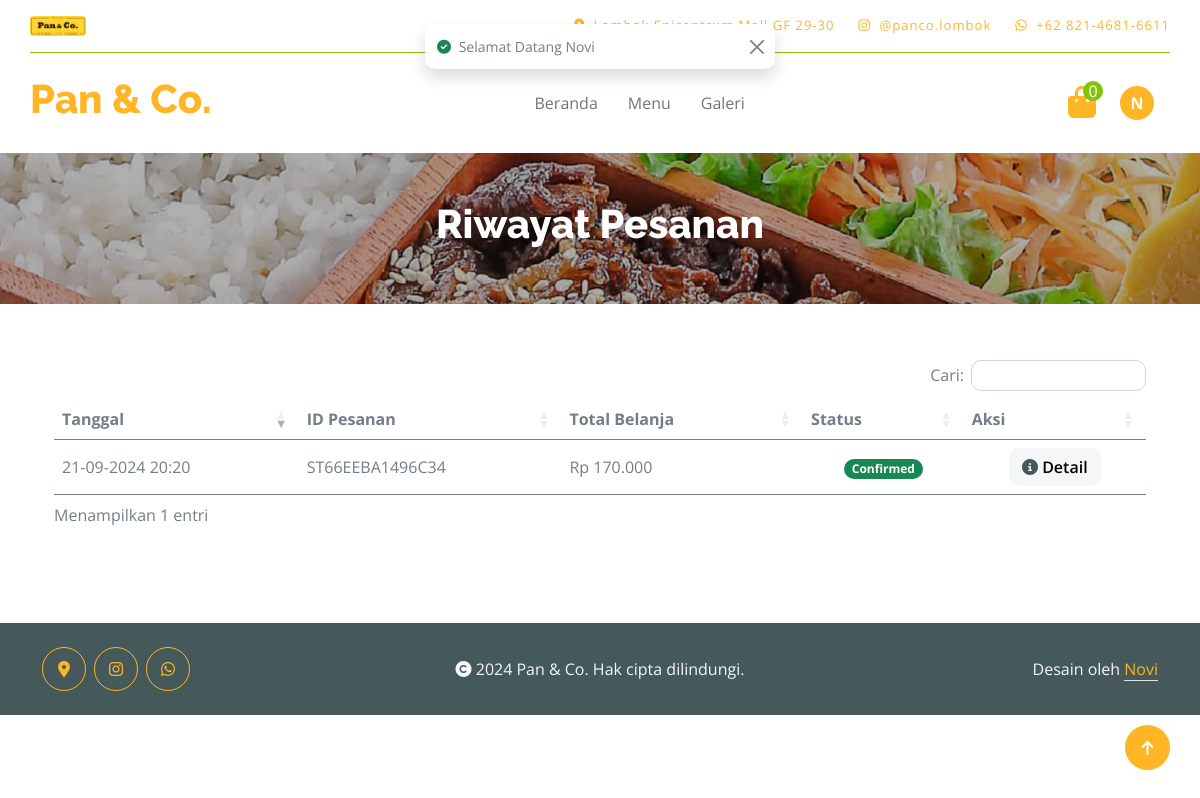
Page /user/order.php (signed in) on the committed database.
### tables this page shows
CREATE TABLE `pesanan` (
  `id_pesanan` char(15) NOT NULL,
  `id_user` char(13) DEFAULT NULL,
  `tanggal` datetime DEFAULT NULL,
  `total_pembayaran` bigint DEFAULT NULL,
  `status` enum('Pending','Confirmed','In Progress','Completed','Cancelled') NOT NULL
);

### config/config.php (called while the page is built, shortened)
<?php
$base_url = 'http://localhost/restaurant';
function base_url($path = '')
{
    global $base_url;
    return rtrim($base_url, '/') . '/' . ltrim($path, '/');
}

### user/order.php (the view, shortened to what this page needs)
<?php
include('../config/config.php');
$title = 'Riwayat Pesanan';
?>
<div class="container-fluid page-header py-5">
    <h1 class="text-center text-white display-6"><?= $title; ?></h1>
</div>
<div class="container-fluid py-5">
    <div class="container">
        <?php
        $id_user = $_SESSION['id_user'];
        $sql_pesanan = "SELECT * FROM pesanan WHERE id_user='$id_user' ORDER BY tanggal DESC";
        $query_pesanan = mysqli_query($koneksi, $sql_pesanan);
        if (mysqli_num_rows($query_pesanan) > 0):
        ?>
            <div class="table-responsive">
                <table class="table table-lg table-hover w-100" id="myTable" style="white-space: nowrap !important;">
                    <thead>
                        <tr>
                            <th scope="col" class="text-start">Tanggal</th>
                            <th scope="col">ID Pesanan</th>
                            <th scope="col">Total Belanja</th>
                            <th scope="col">Status</th>
                            <th scope="col">Aksi</th>
                        </tr>
                    </thead>
                    <tbody>
                        <?php while ($data_pesanan = mysqli_fetch_array($query_pesanan)): ?>
                            <tr class="align-middle">
                                <td class="text-start">
                                    <?= date('d-m-Y H:i', strtotime($data_pesanan['tanggal'])); ?>
                                </td>
                                <td>
                                    <?= $data_pesanan['id_pesanan']; ?>
                                </td>
                                <td>
                                    <?= 'Rp ' . number_format($data_pesanan['total_pembayaran'], 0, ',', '.'); ?>
                                </td>
                                <td class="text-center">
                                    <?php if ($data_pesanan['status'] == 'Pending'): ?>
                                        <span class="badge bg-warning">Pending</span>
                                    <?php elseif ($data_pesanan['status'] == 'Confirmed'): ?>
                                        <span class="badge bg-success">Confirmed</span>
                                    <?php elseif ($data_pesanan['status'] == 'In Progress'): ?>
                                        <span class="badge bg-info">In Progress</span>
                                    <?php elseif ($data_pesanan['status'] == 'Completed'): ?>
                                        <span class="badge bg-primary">Completed</span>
                                    <?php elseif ($data_pesanan['status'] == 'Cancelled'): ?>
                                        <span class="badge bg-danger">Cancelled</span>
                                    <?php endif; ?>
                                </td>
                                <td class="text-center">
                                    <a href="<?= base_url('user/order-detail.php?order-id=' . $data_pesanan['id_pesanan']); ?>" class="btn btn-light">
                                        <i class="fas fa-info-circle text-dark m1-2"></i> Detail
                                    </a>
                                </td>
                            </tr>
                        <?php endwhile ?>
                    </tbody>
                </table>
            </div>
        <?php
        else:
            include('components/empty-cart.php');
        endif;
        ?>
    </div>
</div>
<?php
include('layout.php');
?>

### assets/user/css/style.css (style rules this page uses)
.btn { font-weight: 600; transition: .5s; }
.page-header { position: relative; background: linear-gradient(rgba(0, 0, 0, 0.3), rgba(0, 0, 0, 0.3)), url(../img/page-header-img.jpg); background-position: center center; background-repeat: no-repeat; background-size: cover; }
@media (min-width: 992px) { .hero-header, .page-header { margin-top: 152px !important; } }

### rows in the picture
pesanan: tanggal "21-09-2024 20:20", id_pesanan "ST66EEBA1496C34", total_pembayaran "170.000", status "Confirmed"

### other values in the picture
$data_item "0"
substr($_SESSION['nama_lengkap'], 0, 1) "N"
$title "Riwayat Pesanan"
$_SESSION['toast-success'] "Selamat Datang Novi"
